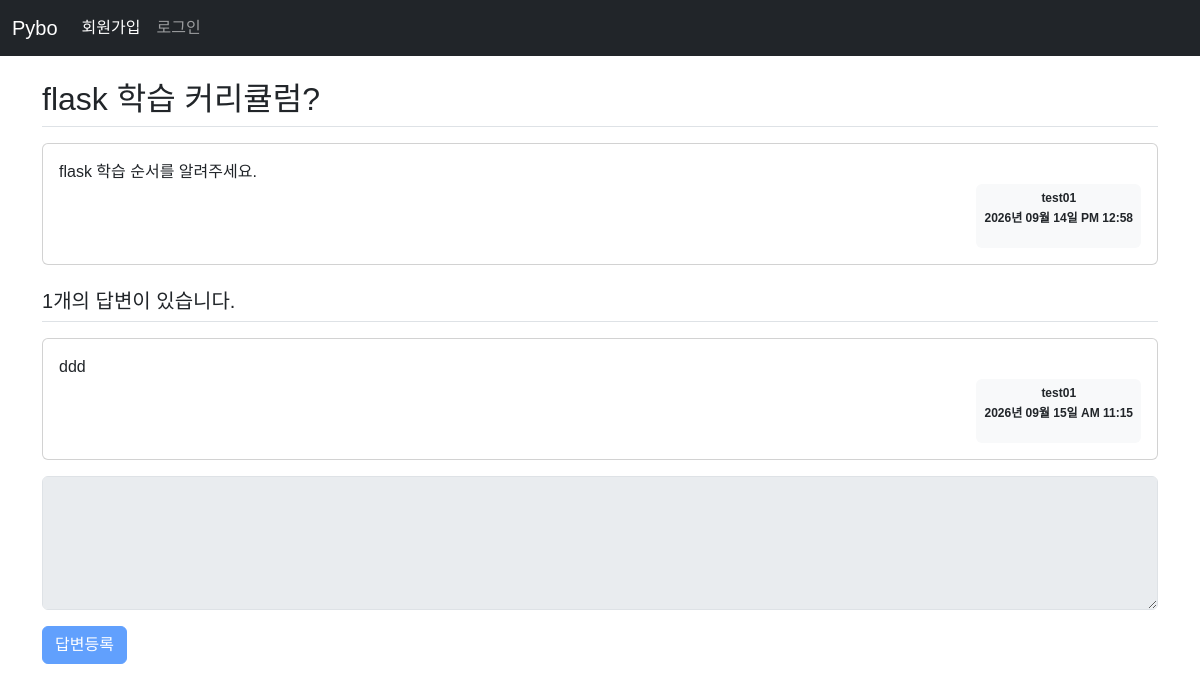
Screenshot of /question/detail/3 with the database file from the repository.
### pybo/models.py (models this page shows)
class Question(db.Model):
    id = db.Column(db.Integer, primary_key=True)
    subject = db.Column(db.String(200), nullable=False)
    content = db.Column(db.Text, nullable=False)
    create_date = db.Column(db.DateTime, nullable=False)
    user_id = db.Column(db.Integer, db.ForeignKey('user.id', ondelete='CASCADE'), nullable=False)
    user = db.relationship('User', backref=db.backref('question_set'))

class User(db.Model):
    id = db.Column(db.Integer, primary_key=True)
    username = db.Column(db.String(150), unique=True, nullable=False)
    password = db.Column(db.String(200), nullable=False)
    email = db.Column(db.String(120), unique=True, nullable=False)

class Answer(db.Model):
    id = db.Column(db.Integer, primary_key=True)
    question_id = db.Column(db.Integer, db.ForeignKey('question.id', ondelete='CASCADE'))
    question = db.relationship(Question, backref=db.backref('answer_set'))
    content = db.Column(db.Text, nullable=False)
    create_date = db.Column(db.DateTime, nullable=False)
    user_id = db.Column(db.Integer, db.ForeignKey('user.id', ondelete='CASCADE'), nullable=False)
    user = db.relationship('User', backref=db.backref('answer_set'))

### pybo/views/question_views.py (the view)
@bp.route('/detail/<int:question_id>')
def detail(question_id):
    form = AnswerForm()
    question = Question.query.get_or_404(question_id)
    return render_template('question/question_detail.html', question=question, form=form)

### pybo/forms.py
class AnswerForm(FlaskForm):
    content = TextAreaField('내용', validators=[DataRequired('내용은 필수 입력 항목입니다.')])
    submit = SubmitField('답변등록')

### pybo/filter.py (called while the page is built)
def format_datetime(value, fmt='%Y년 %m월 %d일 %p %I:%M'):
    return value.strftime(fmt)

### pybo/views/auth_viewe.py (called while the page is built)
@bp.before_app_request
def load_logged_in_user():
    user_id = session.get('user_id')
    if user_id is None:
        g.user = None
    else:
        g.user = User.query.get(user_id)

### pybo/templates/question/question_detail.html (shortened to what this page needs)
{% extends 'base.html' %}
{% block content %}
<div class="container my-3">
    <h2 class="border-bottom py-2">{{ question.subject }}</h2>
    <div class="card my-3">
        <div class="card-body">
            <div class="card-text" style="white-space: pre-line;">{{ question.content }}</div>
            <div class="d-flex justify-content-end">
                <div class="badge bg-light text-dark p-2">
                    <p class="mb-2">{{ question.user.username }}</p>
                    <p>{{ question.create_date | datetime }}</p>
                </div>
            </div>
        </div>
    </div>
    <h5 class="border-bottom my-3 py-2">{{ question.answer_set | length }}개의 답변이 있습니다.</h5>
    {% for answer in question.answer_set %}
    <div class="card my-3">
        <div class="card-body">
            <div class="card-text" style="white-space: pre-line;">{{ answer.content }}</div>
            <div class="d-flex justify-content-end">
                <div class="badge bg-light text-dark p-2">
                    <p class="mb-2" textstart>{{ answer.user.username }}</p>
                    <p>{{ answer.create_date | datetime }}</p>
                </div>
            </div>
        </div>
    </div>
    {% endfor %}
    <form action="{{ url_for('answer.create', question_id=question.id) }}" method="post" class="my-3">
        <div class="mb-3">
            {{ form.content(class='form-control', rows='5', disabled=(not g.user)) }}
        </div>
        {{ form.submit(class="btn btn-primary", disabled=(not g.user)) }}
    </form>
</div>
{% endblock %}

### pybo/static/style.css (style rules this page uses)
body { font-family: "Noto Sans KR", sans-serif; font-weight: 400; }

### rows the page displays
Question: subject "flask 학습 커리큘럼?", content "flask 학습 순서를 알려주세요.", create_date "2026년 09월 14일 PM 12:58"
User: user.username "test01"
Answer: content "ddd", user.username "test01", create_date "2026년 09월 15일 AM 11:15"

### other values shown
{{ question.answer_set | length }} "1"
